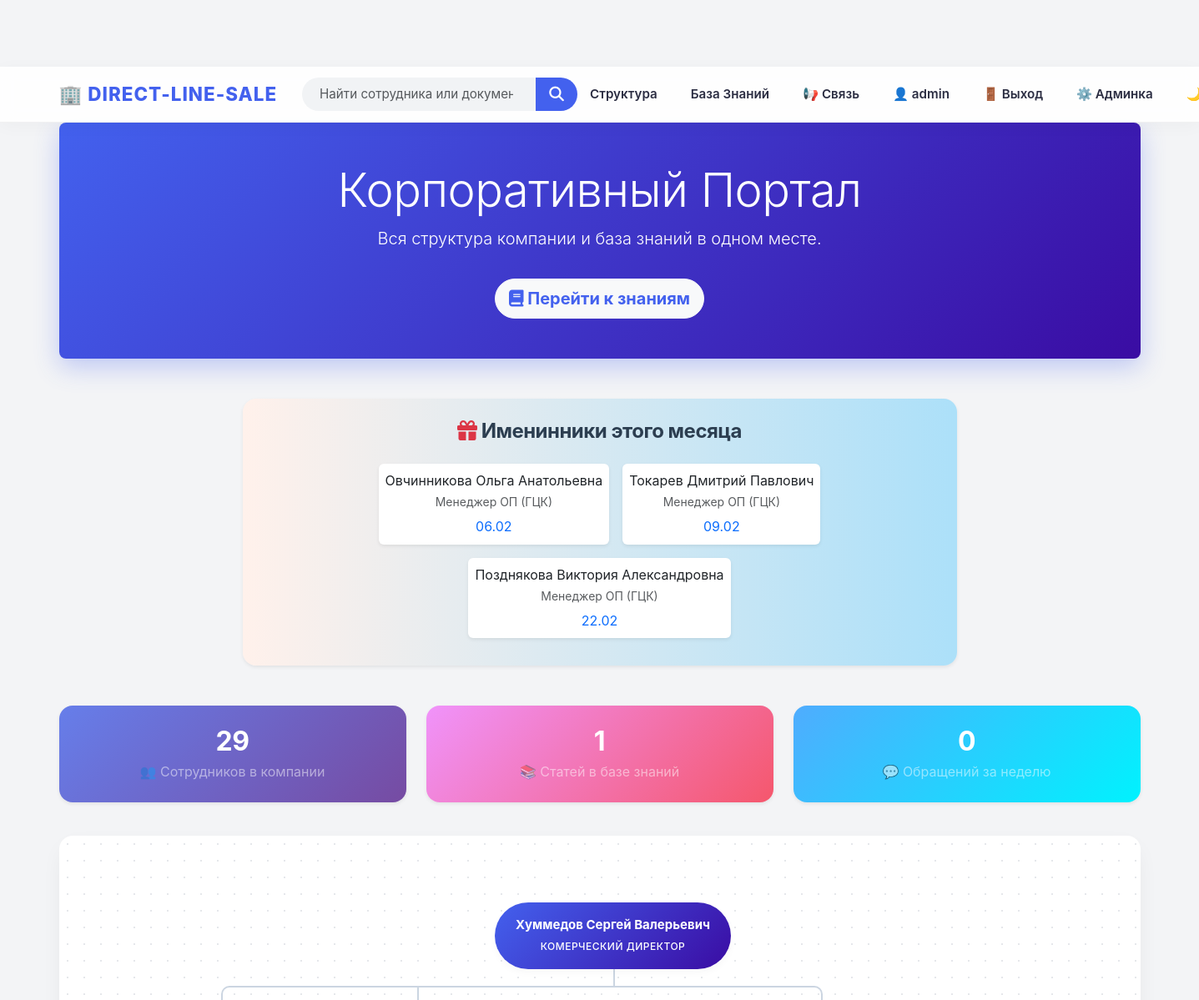
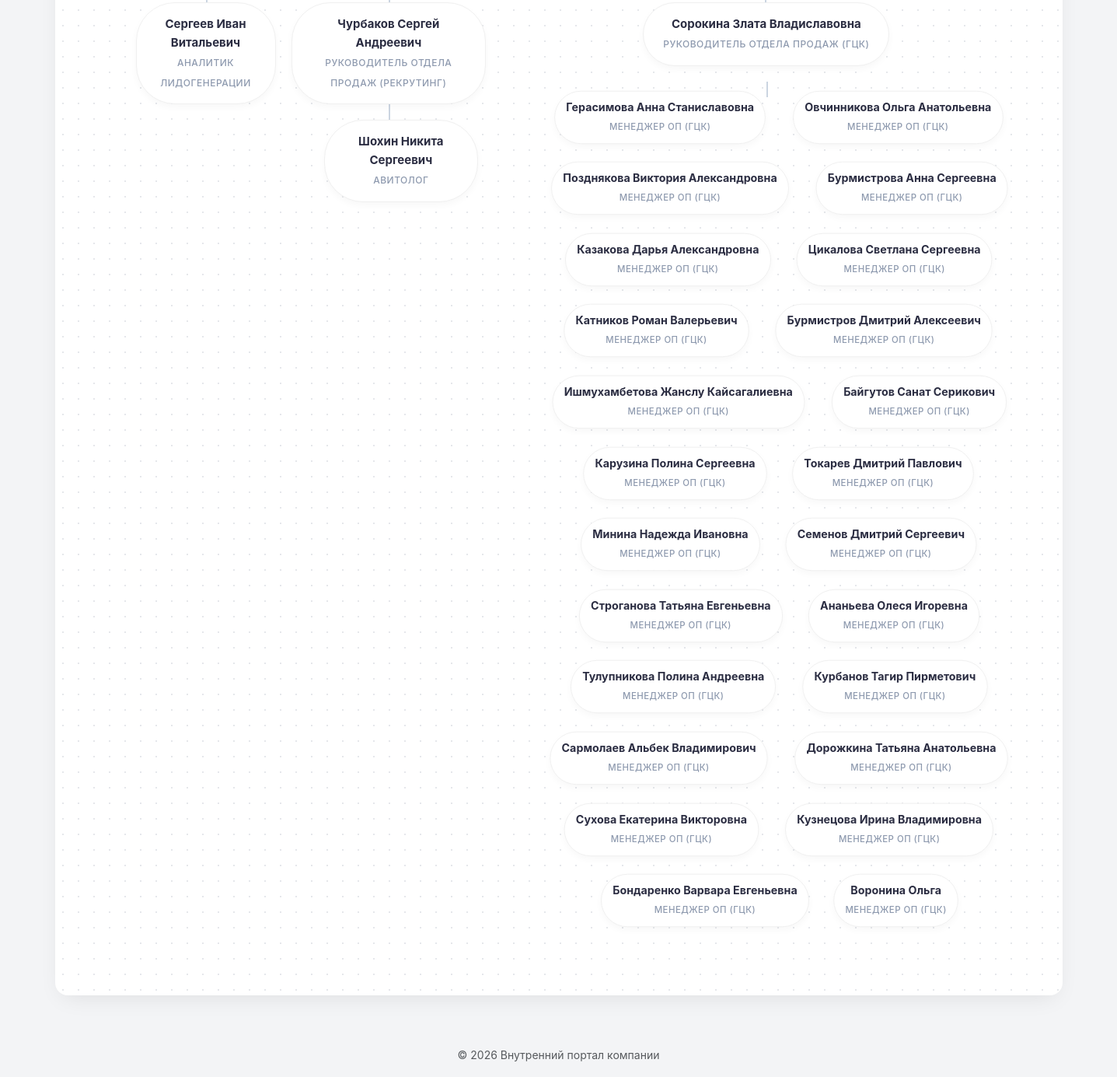
Screenshot of / (signed in) with the database file from the repository (2 pictures, top to bottom).
### app.py (models this page shows, shortened)
class User(UserMixin, db.Model):
    id = db.Column(db.Integer, primary_key=True)
    username = db.Column(db.String(50), unique=True,
                         nullable=False, index=True)
    password_hash = db.Column(db.String(200), nullable=False)
    employee_id = db.Column(db.Integer, db.ForeignKey(
        'employee.id'), nullable=True, unique=True)
    role = db.Column(db.String(20), default='employee')
    is_active = db.Column(db.Boolean, default=True)
    created_at = db.Column(db.DateTime, default=datetime.now)
    last_login = db.Column(db.DateTime, nullable=True)
    employee = db.relationship('Employee', backref=db.backref(
        'user', uselist=False), lazy='joined')

class Employee(db.Model):
    id = db.Column(db.Integer, primary_key=True)
    name = db.Column(db.String(100), nullable=False, index=True)
    position = db.Column(db.String(100), nullable=False, index=True)
    birthday = db.Column(db.Date, nullable=True)
    email = db.Column(db.String(120), nullable=True)  # Если добавили
    telegram = db.Column(db.String(50), nullable=True)  # Если добавили
    manager_id = db.Column(db.Integer, db.ForeignKey(
        'employee.id'), nullable=True, index=True)
    children = db.relationship('Employee', backref=db.backref(
        'parent', remote_side=[id]), lazy='joined')

### app.py (the view)
@app.route('/')
def home():
    roots = Employee.query.filter_by(manager_id=None).all()
    from datetime import timedelta
    stats = {
        'total_employees': Employee.query.count(),
        'total_articles': Article.query.count(),
        'recent_feedback': Feedback.query.filter(
            Feedback.created_at >= datetime.now() - timedelta(days=7)
        ).count()
    }
    today = datetime.today()
    current_month = today.month
    all_employees = Employee.query.filter(Employee.birthday.is_not(None)).all()
    birthdays_this_month = []
    for emp in all_employees:
        if emp.birthday.month == current_month:
            birthdays_this_month.append(emp)
    birthdays_this_month.sort(key=lambda x: x.birthday.day)
    return render_template('index.html', roots=roots, birthdays=birthdays_this_month, stats=stats)

### app.py (called while the page is built)
@login_manager.user_loader
def load_user(user_id):
    return User.query.get(int(user_id))

### templates/index.html (shortened to what this page needs)
{% extends "base.html" %}
{% block content %}
<div class="row mb-5">
    <div class="col-12">
        <div class="p-5 text-center text-white rounded-3"
            style="background: var(--primary-gradient); border-radius: 20px; box-shadow: 0 10px 30px rgba(67, 97, 238, 0.3);">
            <h1 class="display-4 font-weight-bold" style="color: white;">Корпоративный Портал</h1>
            <p class="lead">Вся структура компании и база знаний в одном месте.</p>
            <a href="/wiki" class="btn btn-light btn-lg mt-3"
                style="border-radius: 30px; font-weight: bold; color: var(--primary-color);">
                <i class="fa fa-book"></i> Перейти к знаниям
            </a>
        </div>
    </div>
</div>
{% if birthdays %}
<div class="row justify-content-center mb-5">
    <div class="col-md-8">
        <div class="card border-0 shadow-sm" style="background: linear-gradient(to right, #fff1eb 0%, #ace0f9 100%);">
            <div class="card-body text-center">
                <h4 style="color: #2c3e50;"><i class="fa fa-gift text-danger"></i> Именинники этого месяца</h4>
                <div class="d-flex justify-content-center flex-wrap mt-3">
                    {% for b in birthdays %}
                    <div class="m-2 p-2 bg-white rounded shadow-sm" style="min-width: 200px;">
                        <span class="d-block font-weight-bold">{{ b.name }}</span>
                        <small class="text-muted">{{ b.position }}</small>
                        <div class="text-primary font-weight-bold mt-1">
                            {{ b.birthday.strftime('%d.%m') }}
                        </div>
                    </div>
                    {% endfor %}
                </div>
            </div>
        </div>
    </div>
</div>
{% endif %}
<div class="row mb-4">
    <div class="col-md-4 mb-3">
        <div class="card border-0 shadow-sm text-center"
            style="background: linear-gradient(135deg, #667eea 0%, #764ba2 100%);">
            <div class="card-body py-4">
                <h2 class="mb-1 font-weight-bold text-white">{{ stats.total_employees }}</h2>
                <p class="mb-0 text-white-50">👥 Сотрудников в компании</p>
            </div>
        </div>
    </div>
    <div class="col-md-4 mb-3">
        <div class="card border-0 shadow-sm text-center"
            style="background: linear-gradient(135deg, #f093fb 0%, #f5576c 100%);">
            <div class="card-body py-4">
                <h2 class="mb-1 font-weight-bold text-white">{{ stats.total_articles }}</h2>
                <p class="mb-0 text-white-50">📚 Статей в базе знаний</p>
            </div>
        </div>
    </div>
    <div class="col-md-4 mb-3">
        <div class="card border-0 shadow-sm text-center"
            style="background: linear-gradient(135deg, #4facfe 0%, #00f2fe 100%);">
            <div class="card-body py-4">
                <h2 class="mb-1 font-weight-bold text-white">{{ stats.recent_feedback }}</h2>
                <p class="mb-0 text-white-50">💬 Обращений за неделю</p>
            </div>
        </div>
    </div>
</div>
{% macro render_tree(employee) %}
<li>
    <div class="tree-card" data-employee-id="{{ employee.id }}" style="cursor: pointer;">
        <span class="name">{{ employee.name }}</span>
        <span class="pos">{{ employee.position }}</span>
    </div>
    {% if employee.children %}
    <ul class="{{ 'grid-view' if employee.children|length > 8 else '' }}">
        {% for child in employee.children %}
        {{ render_tree(child) }}
        {% endfor %}
    </ul>
    {% endif %}
</li>
{% endmacro %}
<div class="tree-container">
    <div class="tree">
        <ul>
            {% for root in roots %}
            {{ render_tree(root) }}
            {% else %}
            <div class="alert alert-warning">
                Сотрудники не найдены. <a href="/admin">Добавьте их в админке</a> (у самых главных оставьте поле
                Руководитель пустым).
            </div>
            {% endfor %}
        </ul>
    </div>
</div>
{% endblock %}

### templates/base.html (shortened to what this page needs)
<!DOCTYPE html>
<html lang="ru">
<head>
    <link href="/admin/static/bootstrap/bootstrap4/css/bootstrap.min.css" rel="stylesheet">
    <link href="/admin/static/bootstrap/bootstrap4/css/font-awesome.min.css" rel="stylesheet">
    <link href="{{ url_for('static', filename='css/style.css') }}" rel="stylesheet">
</head>
<body>
    <nav class="navbar navbar-expand-lg sticky-top">
        <div class="container">
            <a class="navbar-brand" href="/">🏢 Direct-Line-Sale</a>
            <div class="collapse navbar-collapse" id="navbarNav">
                <form class="form-inline my-2 my-lg-0 ml-auto" action="/search" method="get" style="display: flex;">
                    <input class="form-control mr-sm-2 input-search" type="search" name="q"
                        placeholder="Найти сотрудника или документ..." aria-label="Search">
                    <button class="btn btn-search my-2 my-sm-0" type="submit">
                        <i class="fa fa-search"></i>
                    </button>
                </form>
                <div class="navbar-nav">
                    <a class="nav-link" href="/">Структура</a>
                    <a class="nav-link" href="/wiki">База Знаний</a>
                    <a class="nav-link" href="/feedback">📢 Связь</a>
                    {% if current_user.is_authenticated %}
                    <a class="nav-link" href="/profile">👤 {{ current_user.username }}</a>
                    <a class="nav-link" href="/logout">🚪 Выход</a>
                    {% if current_user.role == 'admin' %}
                    <a class="nav-link" href="/admin" target="_blank">⚙️ Админка</a>
                    {% endif %}
                    {% else %}
                    <a class="nav-link" href="/login">🔐 Вход</a>
                    {% endif %}
                    <button class="nav-link" id="darkModeToggle"
                        style="background: none; border: none; cursor: pointer; padding: 8px 15px;">
                        🌙
                    </button>
                </div>
            </div>
        </div>
    </nav>
    <div class="container">
        {% block content %}{% endblock %}
    </div>
    <footer class="text-center mt-5 py-3 text-muted">
        <small>© 2026 Внутренний портал компании</small>
    </footer>
</body>
</html>

### rows the page displays
User: username "admin"
Employee: name "Овчинникова Ольга Анатольевна", position "Менеджер ОП (ГЦК)", birthday "06.02", position "МЕНЕДЖЕР ОП (ГЦК)"
Employee: name "Токарев Дмитрий Павлович", position "Менеджер ОП (ГЦК)", birthday "09.02", position "МЕНЕДЖЕР ОП (ГЦК)"
Employee: name "Позднякова Виктория Александровна", position "Менеджер ОП (ГЦК)", birthday "22.02", position "МЕНЕДЖЕР ОП (ГЦК)"
Employee: name "Хуммедов Сергей Валерьевич", position "КОМЕРЧЕСКИЙ ДИРЕКТОР"
Employee: name "Сергеев Иван Витальевич", position "АНАЛИТИК ЛИДОГЕНЕРАЦИИ"
Employee: name "Чурбаков Сергей Андреевич", position "РУКОВОДИТЕЛЬ ОТДЕЛА ПРОДАЖ (РЕКРУТИНГ)"
Employee: name "Шохин Никита Сергеевич", position "АВИТОЛОГ"
Employee: name "Сорокина Злата Владиславовна", position "РУКОВОДИТЕЛЬ ОТДЕЛА ПРОДАЖ (ГЦК)"
Employee: name "Герасимова Анна Станиславовна", position "МЕНЕДЖЕР ОП (ГЦК)"
Employee: name "Бурмистрова Анна Сергеевна", position "МЕНЕДЖЕР ОП (ГЦК)"
Employee: name "Казакова Дарья Александровна", position "МЕНЕДЖЕР ОП (ГЦК)"
Employee: name "Цикалова Светлана Сергеевна", position "МЕНЕДЖЕР ОП (ГЦК)"
Employee: name "Катников Роман Валерьевич", position "МЕНЕДЖЕР ОП (ГЦК)"
Employee: name "Бурмистров Дмитрий Алексеевич", position "МЕНЕДЖЕР ОП (ГЦК)"
Employee: name "Ишмухамбетова Жанслу Кайсагалиевна", position "МЕНЕДЖЕР ОП (ГЦК)"
Employee: name "Байгутов Санат Серикович", position "МЕНЕДЖЕР ОП (ГЦК)"
Employee: name "Карузина Полина Сергеевна", position "МЕНЕДЖЕР ОП (ГЦК)"
Employee: name "Минина Надежда Ивановна", position "МЕНЕДЖЕР ОП (ГЦК)"
Employee: name "Семенов Дмитрий Сергеевич", position "МЕНЕДЖЕР ОП (ГЦК)"
Employee: name "Строганова Татьяна Евгеньевна", position "МЕНЕДЖЕР ОП (ГЦК)"
Employee: name "Ананьева Олеся Игоревна", position "МЕНЕДЖЕР ОП (ГЦК)"
Employee: name "Тулупникова Полина Андреевна", position "МЕНЕДЖЕР ОП (ГЦК)"
Employee: name "Курбанов Тагир Пирметович", position "МЕНЕДЖЕР ОП (ГЦК)"
Employee: name "Сармолаев Альбек Владимирович", position "МЕНЕДЖЕР ОП (ГЦК)"
Employee: name "Дорожкина Татьяна Анатольевна", position "МЕНЕДЖЕР ОП (ГЦК)"
Employee: name "Сухова Екатерина Викторовна", position "МЕНЕДЖЕР ОП (ГЦК)"
Employee: name "Кузнецова Ирина Владимировна", position "МЕНЕДЖЕР ОП (ГЦК)"
Employee: name "Бондаренко Варвара Евгеньевна", position "МЕНЕДЖЕР ОП (ГЦК)"
Employee: name "Воронина Ольга", position "МЕНЕДЖЕР ОП (ГЦК)"

### other values shown
{{ stats.total_employees }} "29"
{{ stats.total_articles }} "1"
{{ stats.recent_feedback }} "0"
